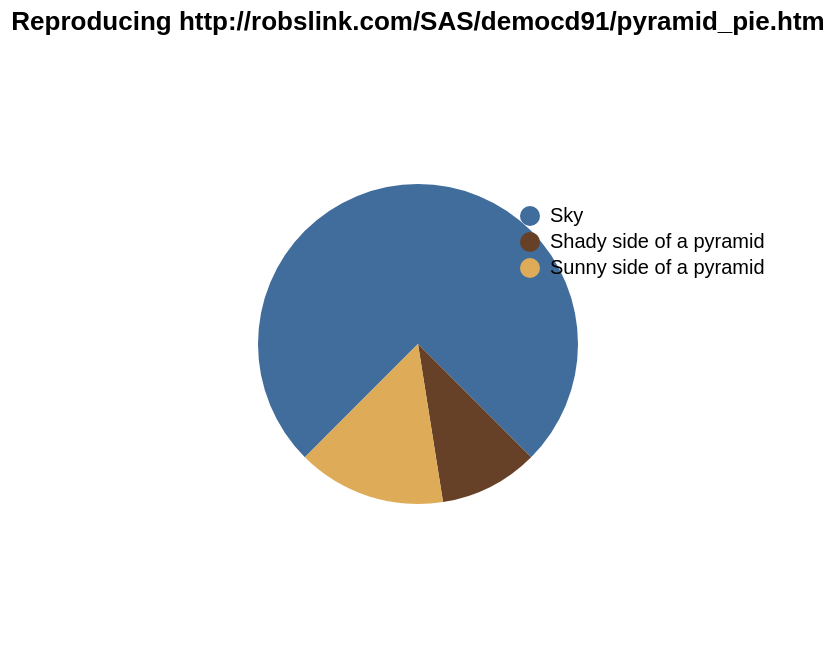

Describe this chart as a Vega-Lite specification.
### Vega-Lite specification from a JSON file in a GitHub repository (floating-point values rounded to 4 significant figures)
{"$schema": "https://vega.github.io/schema/vega-lite/v5.json", "title": "Reproducing http://robslink.com/SAS/democd91/pyramid_pie.htm", "data": {"values": [{"category": "Sky", "value": 75, "order": 3}, {"category": "Shady side of a pyramid", "value": 10, "order": 1}, {"category": "Sunny side of a pyramid", "value": 15, "order": 2}]}, "mark": {"type": "arc", "outerRadius": 80}, "encoding": {"theta": {"field": "value", "type": "quantitative", "scale": {"range": [2.356, 8.639]}, "stack": true}, "color": {"field": "category", "type": "nominal", "scale": {"domain": ["Sky", "Shady side of a pyramid", "Sunny side of a pyramid"], "range": ["#416D9D", "#674028", "#DEAC58"]}, "legend": {"orient": "none", "title": null, "columns": 1, "legendX": 200, "legendY": 80}}, "order": {"field": "order"}}, "view": {"stroke": null}}
